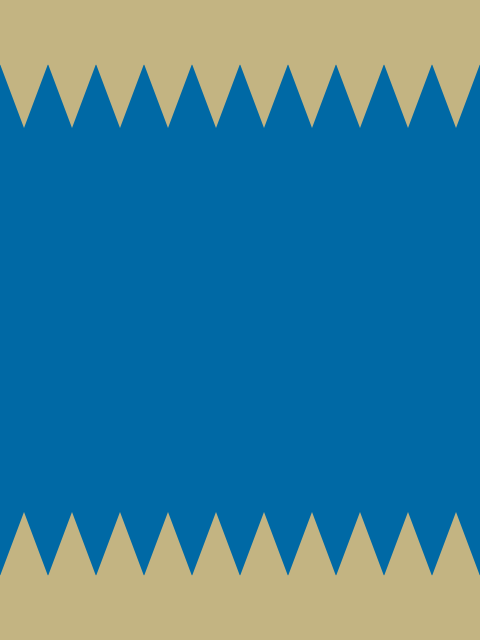
Frame 1 (no input)
Frame 2 (the mouse pressed at the canvas centre, redrawn once): identical to frame 1, image omitted

The Processing sketch that drew this single still picture (run headless with seeded random() and noise(); the mouse was pressed at the canvas centre and the sketch redrawn once):

// Processing sketch: jaws
// ── jaws.pde
// Manuale di Programmazione Cinematografica
// Daniele Olmisani, 2015

// Jaws (1975)


final color PAPER = color(0, 105, 165);
final color INK = color(195, 180, 130);

final float TEETH = 10;;


void setup() {
  size(480, 640);
  noLoop();
}


void draw() {
  
  background(PAPER);
  fill(INK);
  noStroke();

  scale(width/TEETH, height/TEETH);
  drawTeeth();
  
  resetMatrix();
  translate(0, height);
  scale(width/TEETH, -height/TEETH);
  drawTeeth();

  save("jaws.png");
}


void drawTeeth() {
  rect(0, 0, width/TEETH, 1.01);
  for(int i=0; i<TEETH; i++) {
     triangle(i, 1, i+1, 1, i+0.5, 2);
  }
}
